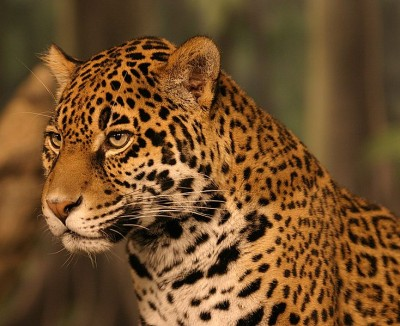
#> input picture Aula 4/onca.jpg, 400 x 326 px
$ jupyter execute 'filtros de suavização.ipynb'
#> lines starting #> are read from the running program, lines starting #| are printed output that depends on the picture
Filtros de Suavização
======

Elabore um notebook explicando o funcionamento das funções de filtragem de ruído e demonstre o uso da função cv.filter2D com diferentes kernels de convolução.

Tome por base o tutorial existente no site https://docs.opencv.org/4.0.0/d4/d13/tutorial_py_filtering.html

Analise os resultados.

Faça o mesmo com as funções Gaussian Blur e Median Blur.

Importação das bibliotecas:

[cell 1]
import numpy as np
import cv2 as cv
import matplotlib.pyplot as plt

Carregamento da imagem:

[cell 2]
imgBGR = cv.imread('onca.jpg',1)
#> imgBGR is the input picture: shape (326, 400, 3); mean B, G, R 42.6, 79.3, 115
img = cv.cvtColor(imgBGR, cv.COLOR_BGR2RGB)

Função `cv2.filter2D`
=============

Como nos sinais unidimensionais, as imagens também podem ser filtradas com vários filtros passa-baixo (LPF), filtros passa-alto (HPF), etc. O LPF ajuda na remoção de ruído, desfocagem de imagens, etc. Os filtros HPF ajudam a encontrar arestas nas imagens.

A função `cv2.filter2D` faz a convolução da imagem com um filtro kernel.

O exemplo abaixo é aplicado a convolção com o filtro **Kernel Average** que é um LPF, ou seja, elimina as frequência altas e suaviza a imagem. O resultado é comparado com função `cv2.blur()`.

[cell 3]
kernelAveraging = (1/25) * np.ones([5,5])
dst = cv.filter2D(img,-1,kernelAveraging)
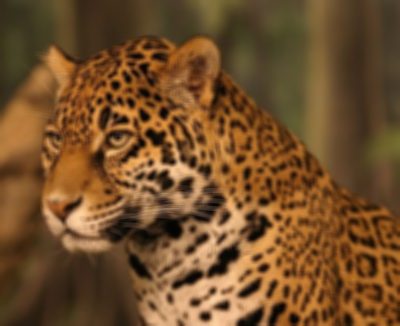
#> dst: shape (326, 400, 3); mean R, G, B 115, 79.3, 42.6

blur = cv.blur(img,(5,5))

plt.figure(figsize=(10,3))
plt.subplot(131), plt.imshow(img), plt.title('Original'), plt.axis("off")
plt.subplot(132), plt.imshow(dst), plt.title('Averaging'), plt.axis("off")
plt.subplot(133), plt.imshow(blur), plt.title('cv.blur'),plt.axis("off")
plt.show()
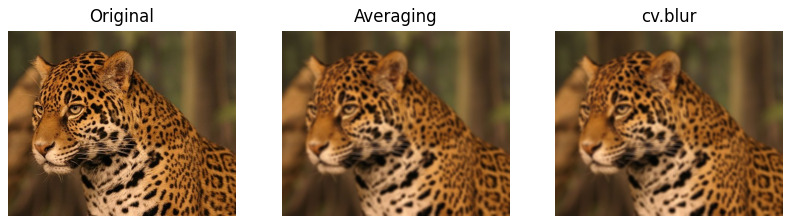
#> figure drawn by matplotlib, 3 panels

Função `cv2.GaussianBlur()`
=========

A função `cv2.GaussianBlur()` aplica a convolução da imagem com o filtro **Kernel Gaussian**.

[cell 4]
kernelGaussian = (1/273) * np.array([
    [1, 4, 7, 4, 1],
    [4, 16, 26, 1, 4],
    [7, 26, 41, 26, 7],
    [4, 16, 26, 16, 4],
    [1, 4, 7, 4, 1]
])

plt.figure(figsize=(3, 3))
plt.imshow(kernelGaussian, 'gray'), plt.title("Gaussian Kernel")
plt.show()
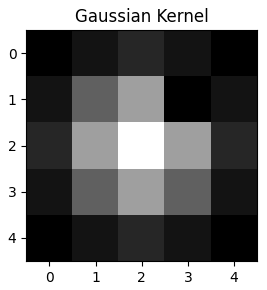
#> figure drawn by matplotlib, 1 panel

dst = cv.filter2D(img,-1,kernelGaussian)
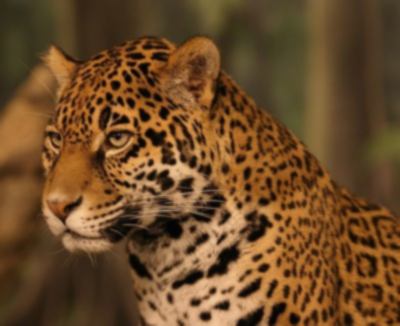
#> dst: shape (326, 400, 3); mean R, G, B 108.7, 74.9, 40.3

cvGaussian = cv.GaussianBlur(img,(5,5),0)

plt.figure(figsize=(9, 3))
plt.subplot(131), plt.imshow(img), plt.title('Original'), plt.axis("off")
plt.subplot(132), plt.imshow(dst), plt.title('Gaussian'), plt.xticks([]), plt.axis("off")
plt.subplot(133), plt.imshow(cvGaussian), plt.title('cv.GaussianBlur'), plt.axis("off")
plt.show()

Função `cv2.medianBlur()`
======

A função `cv2.medianBlur()` é aplicado a convolução na imagem com o filtro **Kernel Median**. Essa operação faz a mediana nos valores do pixels nas regiões da imagem.

[cell 5]
noise = cv.imread('noise.jpeg')
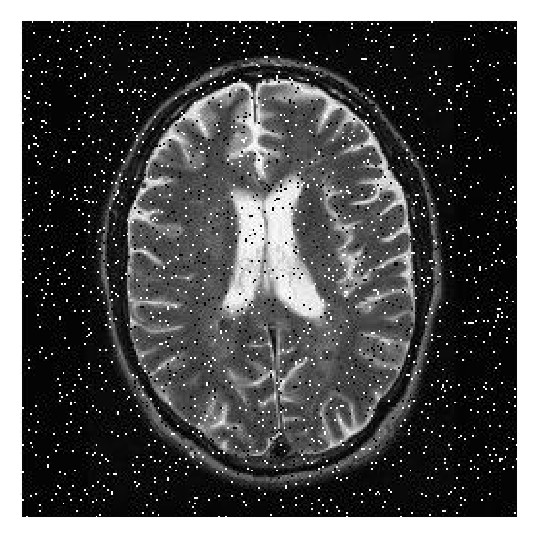
#> input picture Aula 4/noise.jpeg, 537 x 537 px
#> noise is the input picture: shape (537, 537, 3); min 0, max 255, mean 82.8

median = cv.medianBlur(noise,5)
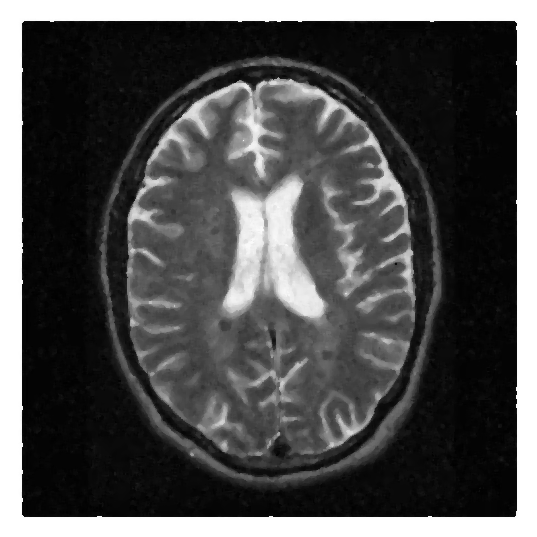
#> median: shape (537, 537, 3); min 0, max 255, mean 79.2

plt.figure(figsize=(7, 3))
plt.subplot(121), plt.imshow(noise), plt.title('Salt and Pepper Noise'), plt.axis("off")
plt.subplot(122), plt.imshow(median), plt.title('Median'), plt.axis("off")
plt.show()
